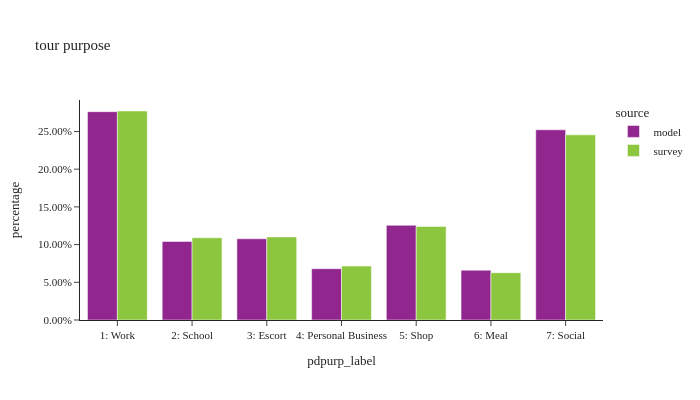

Write notebook code for a chart like this one.
### Code cell
tour_stats(df_tour,'pdpurp_label','tour purpose')

### Figure 1 — Plotly figure (JSON) as saved in the notebook; plotly's stock layout.template omitted (floating-point values rounded to 4 significant figures)
{"data": [{"alignmentgroup": "True", "customdata": [[606064], [626917], [1467543], [730736], [384176], [395791], [1607491]], "hovertemplate": "source=model<br>pdpurp_label=%{x}<br>percentage=%{y}<br>sample count=%{customdata[0]}<extra></extra>", "legendgroup": "model", "marker": {"color": "#91268F", "pattern": {"shape": ""}}, "name": "model", "offsetgroup": "model", "orientation": "v", "showlegend": true, "textposition": "auto", "type": "bar", "x": ["2: School", "3: Escort", "7: Social", "5: Shop", "6: Meal", "4: Personal Business", "1: Work"], "xaxis": "x", "y": [0.1042, 0.1077, 0.2522, 0.1256, 0.06602, 0.06802, 0.2763], "yaxis": "y"}, {"alignmentgroup": "True", "customdata": [[1004], [2096], [1884], [605], [658], [586], [609]], "hovertemplate": "source=survey<br>pdpurp_label=%{x}<br>percentage=%{y}<br>sample count=%{customdata[0]}<extra></extra>", "legendgroup": "survey", "marker": {"color": "#8CC63E", "pattern": {"shape": ""}}, "name": "survey", "offsetgroup": "survey", "orientation": "v", "showlegend": true, "textposition": "auto", "type": "bar", "x": ["5: Shop", "7: Social", "1: Work", "4: Personal Business", "3: Escort", "6: Meal", "2: School"], "xaxis": "x", "y": [0.1241, 0.2455, 0.2771, 0.07146, 0.1101, 0.06269, 0.109], "yaxis": "y"}], "layout": {"barmode": "group", "font": {"size": 11}, "height": 400, "legend": {"title": {"text": "source"}, "tracegroupgap": 0}, "title": {"text": "tour purpose"}, "width": 700, "xaxis": {"anchor": "y", "categoryorder": "category ascending", "domain": [0.0, 1.0], "dtick": 1, "title": {"text": "pdpurp_label"}}, "yaxis": {"anchor": "x", "domain": [0.0, 1.0], "tickformat": ".2%", "title": {"text": "percentage"}}}}
